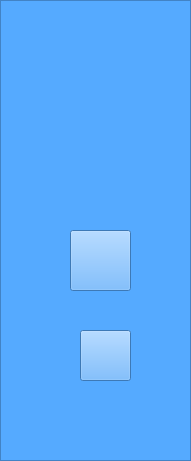
    <widget class="QFrame" name="frame_7">
     <property name="geometry">
      <rect>
       <x>0</x>
       <y>0</y>
       <width>191</width>
       <height>461</height>
      </rect>
     </property>
     <property name="styleSheet">
      <string notr="true">background:rgb(85,170,255);</string>
     </property>
     <property name="frameShape">
      <enum>QFrame::StyledPanel</enum>
     </property>
     <property name="frameShadow">
      <enum>QFrame::Raised</enum>
     </property>
     <widget class="QLabel" name="labelLogo2">
      <property name="geometry">
       <rect>
        <x>10</x>
        <y>30</y>
        <width>171</width>
        <height>171</height>
       </rect>
      </property>
      <property name="styleSheet">
       <string notr="true">border-image:url(:/img/img/floralloLogo.png);</string>
      </property>
      <property name="text">
       <string/>
      </property>
     </widget>
     <widget class="QPushButton" name="profile_2">
      <property name="geometry">
       <rect>
        <x>70</x>
        <y>230</y>
        <width>61</width>
        <height>61</height>
       </rect>
      </property>
      <property name="styleSheet">
       <string notr="true">#profile_2
{
   border-image:url(:/img/img/profileIcon.png);
}

#profile_2:hover
{
  border-image:url(:/img/img/profileIconHover.png);
}</string>
      </property>
      <property name="text">
       <string/>
      </property>
     </widget>
     <widget class="QPushButton" name="signOut_2">
      <property name="geometry">
       <rect>
        <x>80</x>
        <y>330</y>
        <width>51</width>
        <height>51</height>
       </rect>
      </property>
      <property name="styleSheet">
       <string notr="true">#signOut_2
{
   border-image:url(:/img/img/signOut.png);
}

#signOut_2:hover
{
  border-image:url(:/img/img/signOutHover.png);
}</string>
      </property>
      <property name="text">
       <string/>
      </property>
     </widget>
    </widget>
